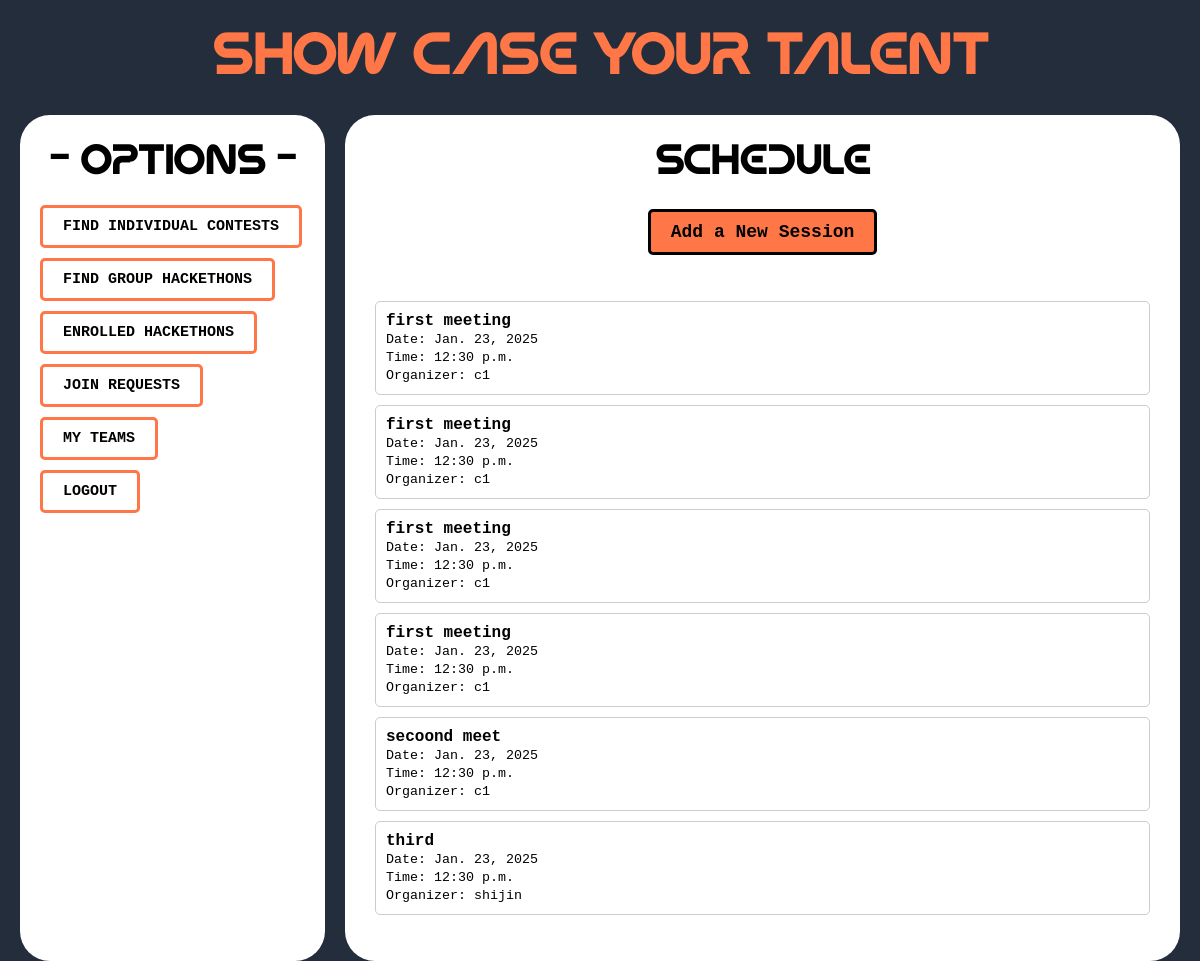
The page /competitor/team/4/schedules/ on the database its author committed.
### competitor/models.py (models this page shows, shortened)
class Session(models.Model):
    team = models.ForeignKey(Team, on_delete=models.CASCADE, related_name="sessions")
    title = models.CharField(max_length=255)
    date = models.DateField()
    time = models.TimeField()
    organizer = models.ForeignKey(User, on_delete=models.CASCADE)  # ✅ Corrected user model reference

### accounts/models.py (models this page shows)
class CustomUser(AbstractUser):
    USER_TYPES = [
        ('host', 'Hackathon Host'),
        ('competitor', 'Competitor'),
    ]
    user_type = models.CharField(max_length=10, choices=USER_TYPES, default='competitor')

### competitor/views.py (the view)
# urls.py: path('team/<int:team_id>/schedules/', views.schedules, name='schedules'),
def schedules(request, team_id):
    sessions = Session.objects.filter(team_id=team_id).order_by('-date', '-time')
    return render(request, 'competitor/schedules.html', {'sessions': sessions, 'team_id': team_id})

### templates/competitor/schedules.html
{% extends "competitor/competitor_dashboard.html" %}
{% block right_div %}
<h1 style="color:black;text-align: center;">Schedule</h1>
<div style="text-align: center; margin-top: 20px;">
    <a href="{% url 'competitor:add_session' team_id %}" class="btn-like"
       style="display: inline-block; padding: 10px 20px; font-size: 18px; color: black; border:solid black;border-radius: 5px;">
        Add a New Session
    </a>
</div>
<div style="margin-top: 20px; padding: 10px;">
    {% if sessions %}
        <ul style="list-style: none; padding: 0;">
            {% for session in sessions %}
                <li style="margin-bottom: 10px; padding: 10px; border: 1px solid #ccc; border-radius: 5px;">
                    <strong>{{ session.title }}</strong> <br>
                    <small>Date: {{ session.date }}</small> <br>
                    <small>Time: {{ session.time }}</small> <br>
                    <small>Organizer: {{ session.organizer }}</small>
                </li>
            {% endfor %}
        </ul>
    {% else %}
        <p style="text-align: center; color: gray;">No sessions scheduled yet.</p>
    {% endif %}
</div>
{% endblock right_div %}

### rows shown on the page
Session: title "first meeting", date "Jan. 23, 2025", time "12:30 p.m.", organizer "c1"
Session: title "first meeting", date "Jan. 23, 2025", time "12:30 p.m.", organizer "c1"
Session: title "first meeting", date "Jan. 23, 2025", time "12:30 p.m.", organizer "c1"
Session: title "first meeting", date "Jan. 23, 2025", time "12:30 p.m.", organizer "c1"
Session: title "secoond meet", date "Jan. 23, 2025", time "12:30 p.m.", organizer "c1"
Session: title "third", date "Jan. 23, 2025", time "12:30 p.m.", organizer "shijin"
